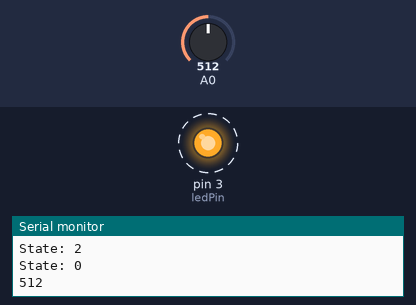
This sketch was run on a simulated Arduino Uno, built with avr-gcc and run on an emulated ATmega328P. On the bench: output pins drawn as LEDs (lit = HIGH), the last lines printed to the serial monitor. Dashed ring = blinking. The inputs (shaded band) are chosen by the test bench; at power-on: A0 = 512.

Above: at 1.2 s.
1.3 s: A0 set to 965
4.3 s: A0 set to 993
At 4.3 s:
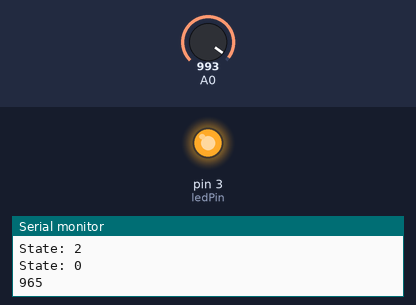
5.8 s: A0 set to 970
At 5.97 s:
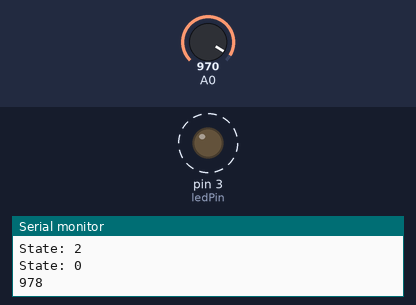
8.8 s: A0 set to 990
At 8.8 s:
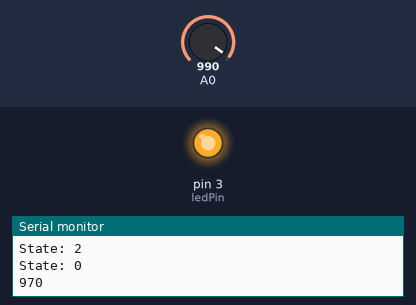
Timing chart, 0 to 11.3 s (numbered marks = the images above; inputs shaded):
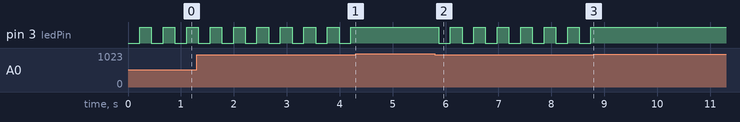

The sketch:

micDoubleClap.ino
```cpp
const int ledPin = 3;

int sample;
int numberOfSamples = 1024;
long averageReading;

const int threshold=980;

int state = 0;
long timeout = 3000;
long startTime = 0;


void setup() {
  pinMode(ledPin, OUTPUT);
  Serial.begin(9600);
}
void loop() {
  long sumOfSamples = 0;
  for (int i=0; i<numberOfSamples; i++) { //take many readings and average them
    sample = analogRead(0);
    sumOfSamples +=sample;
  }

  averageReading = sumOfSamples/numberOfSamples;

  if (averageReading<threshold){
    state +=1;
    startTime = millis();
    Serial.print("State: ");
    Serial.println(state);
 }

 if(state == 2){
  digitalWrite(ledPin, !digitalRead(ledPin));
  state = 0;
  Serial.print("State: ");
  Serial.println(state);
 }

 if((state == 1) && ((millis() - startTime) > timeout)){
  state = 0;
  Serial.print("State: ");
  Serial.println(state);
 }

 Serial.println(averageReading);

}
```

Measured:
- the behaviour switches between 979 and 980 on A0 (found by bisection; images 0 and 1)
- after the input at 4.3 s, pin 3 (ledPin): stops changing and stays HIGH
- after the input at 5.8 s, pin 3 (ledPin): alternates HIGH for 0.22 s and LOW for 0.22 s, starting after 0.07 s
- after the input at 8.8 s, pin 3 (ledPin): stops changing and stays HIGH
- by itself, pin 3 (ledPin): alternates HIGH for 0.22 s and LOW for 0.22 s
